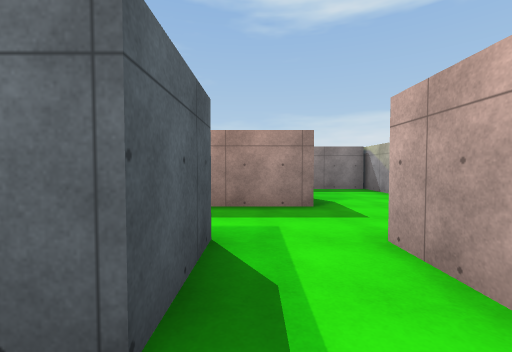
view 1 (above)

22 first-person views from a walk through a scene from a Unity 3-D project. The camera is 1.3 m above the floor, tilts 2° down and sees 90° across. The floor is counted in squares, 2 m on a side. Each view is taken from the middle of a square. On the plan, view 1 faces up. The plan holds only what a view shows up to about 9 squares ahead; the rest is blank. The player is left out. Surface patterns are stand-ins for the level's own textures.

view 2
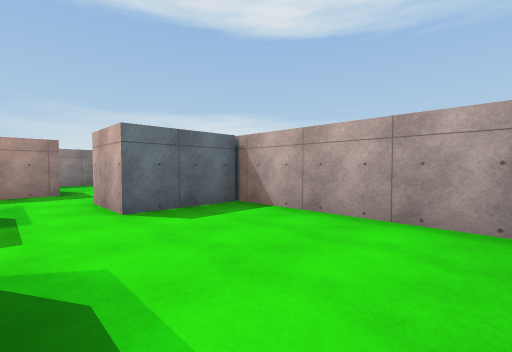

view 3
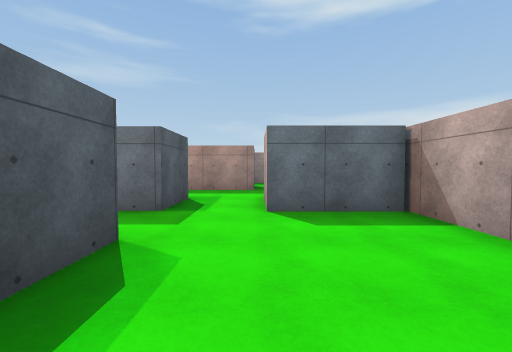

view 4
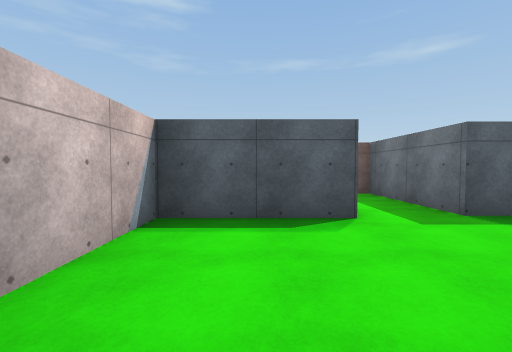

view 5
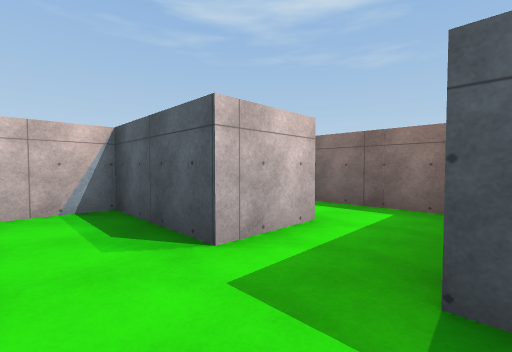

view 6
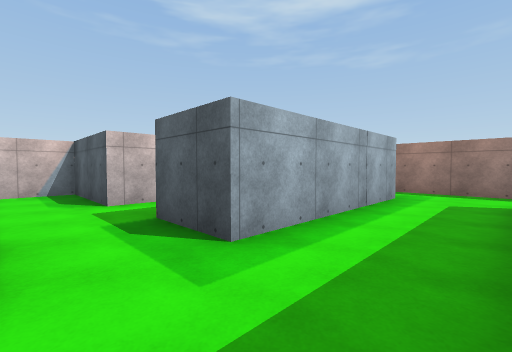

view 7
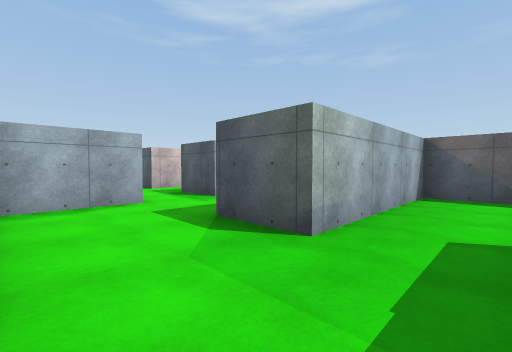

view 8
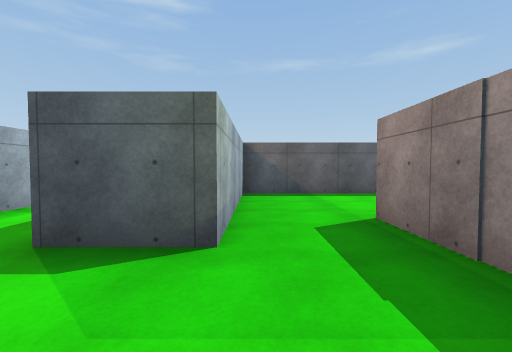

view 9
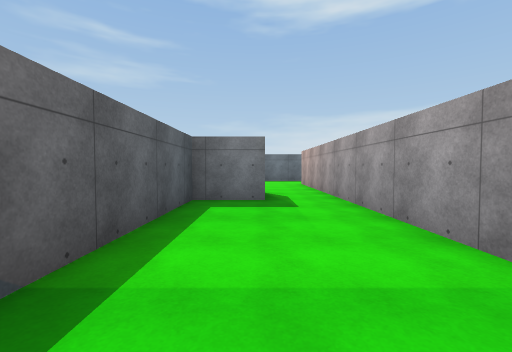

view 10
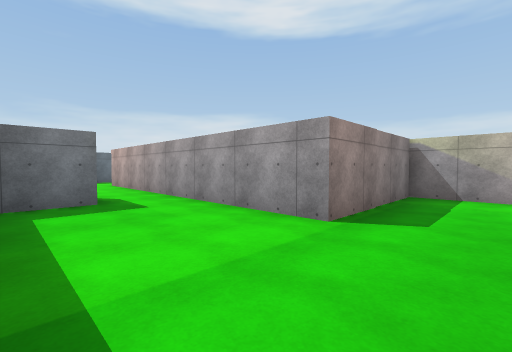

view 11
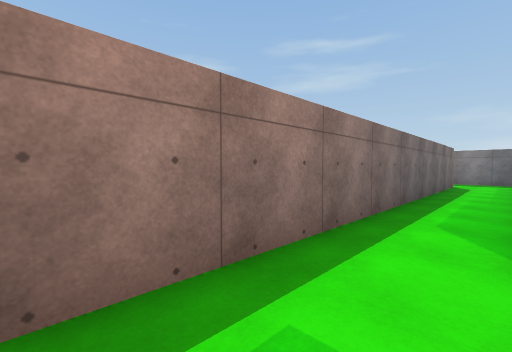

view 12
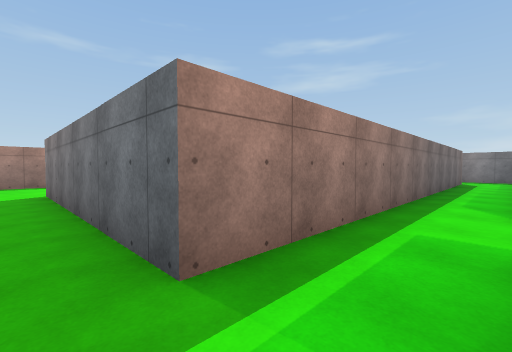

view 13
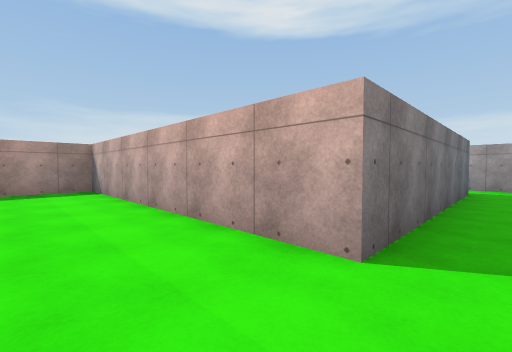

view 14
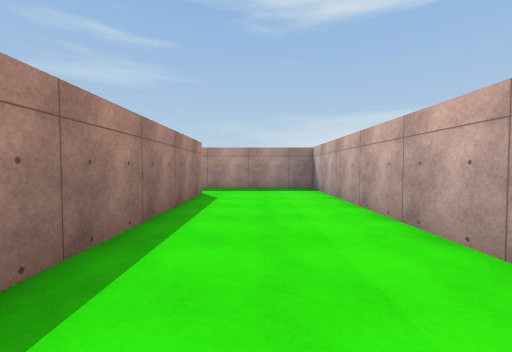

view 15
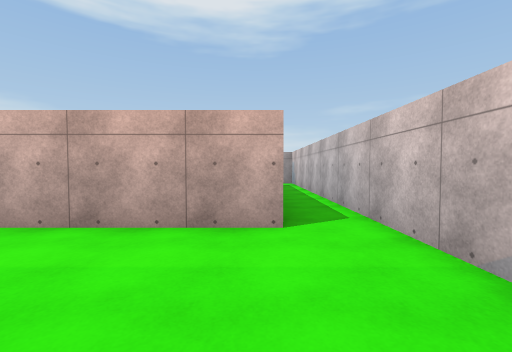

view 16
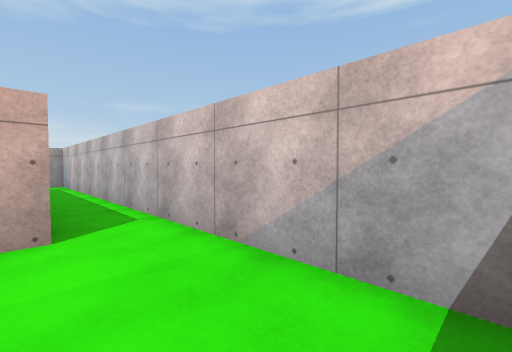

view 17
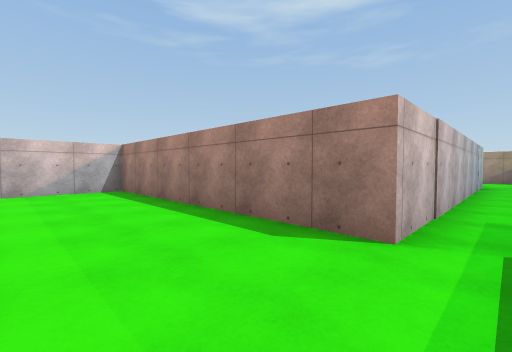

view 18
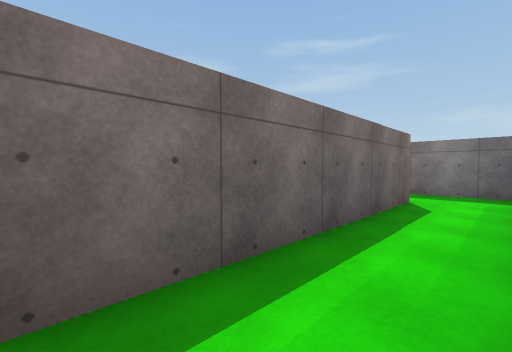

view 19
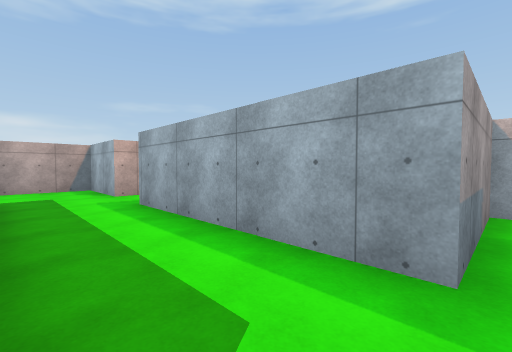

view 20
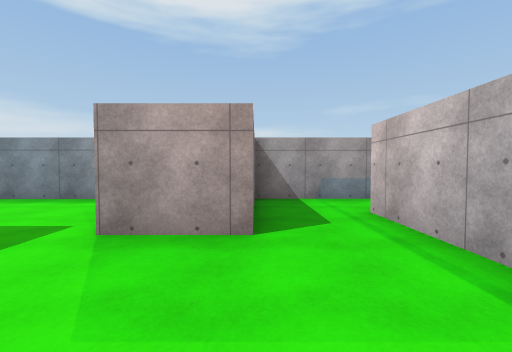

view 21
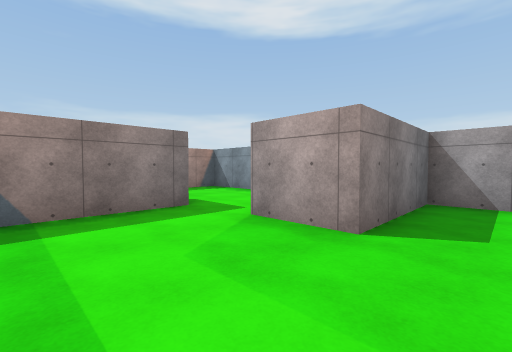

view 22
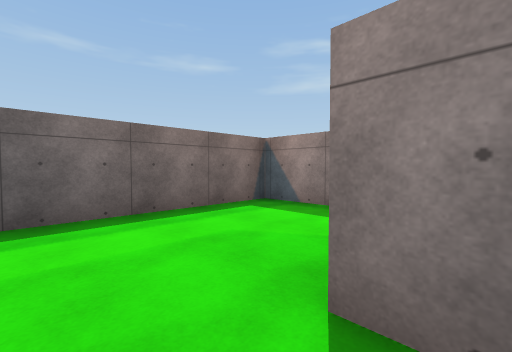

### Floor plan
Ten units are one square. View 1 is at (0, 0); x grows to the right and y downward. Boxes are objects, and circles mark ways between rooms. Rooms are numbered by the first view taken in them; rooms with no view inside come last. Other rooms are left out.
<svg viewBox="-170 -174 208 212">
<path fill="none" stroke="#000" d="M-18 7 -2 7 -2 33 18 33M33 31 33 -8 12 -8 12 -23M-4 -23 -4 -8 -16 -8M-6 -57 9 -57 9 -42 -10 -42M-48 -23 -4 -23M12 -23 33 -23 33 -40M33 -59 33 -75 -2 -75M-48 -116 -48 -140 -76 -140M-75 -124 -63 -124 -63 -25M-2 -75 -2 -124M-18 -110 -33 -110 -33 -57 -6 -57M-165 -63 -153 -63 -153 4 -48 4 -48 -23M-63 -25 -63 -8 -123 -8 -123 -79 -158 -79M-76 -140 -76 -156M-76 -169 -106 -169 -106 -129M-84 -124 -75 -124M-16 -8 -33 -8 -33 18"/>
<circle cx="5" cy="-15" r="3" fill="#2a7"/>
<circle cx="-10" cy="0" r="3" fill="#2a7"/>
<circle cx="0" cy="-65" r="3" fill="#2a7"/>
<circle cx="-55" cy="-15" r="3" fill="#2a7"/>
<circle cx="-70" cy="-130" r="3" fill="#2a7"/>
<text x="10" y="10">1</text>
<text x="-20" y="-40">2</text>
<text x="-20" y="-80">3</text>
<text x="-130" y="-30">4</text>
<text x="-90" y="-150">5</text>
<text x="-30" y="10">6</text>
</svg>
Room 1 opens to room 2. Room 1 opens to room 6. Room 2 opens to room 3. Room 2 opens to room 4. Room 2 opens to room 5.

Where each view was taken, in squares from view 1:
view 1: 0 up, 0 right, facing up
view 2: 3 down, 0 right, facing up-right
view 3: 3 down, 1 right, facing up
view 4: 2 down, 3 right, facing left
view 5: 1 up, 1 right, facing down-left
view 6: 4 up, 1 right, facing down-left
view 7: 7 up, 3 right, facing down-left
view 8: 6 up, 3 right, facing left
view 9: 6 up, 2 left, facing up
view 10: 6 up, 3 left, facing up-right
view 11: 2 up, 5 left, facing up-left
view 12: 0 up, 5 left, facing up-left
view 13: 0 up, 14 left, facing up-right
view 14: 0 up, 14 left, facing up
view 15: 1 up, 15 left, facing right
view 16: 1 up, 15 left, facing down-right
view 17: 7 up, 13 left, facing down-left
view 18: 7 up, 5 left, facing up-left
view 19: 4 up, 5 left, facing down-right
view 20: 14 up, 10 left, facing right
view 21: 13 up, 10 left, facing up-right
view 22: 13 up, 7 left, facing up-left
